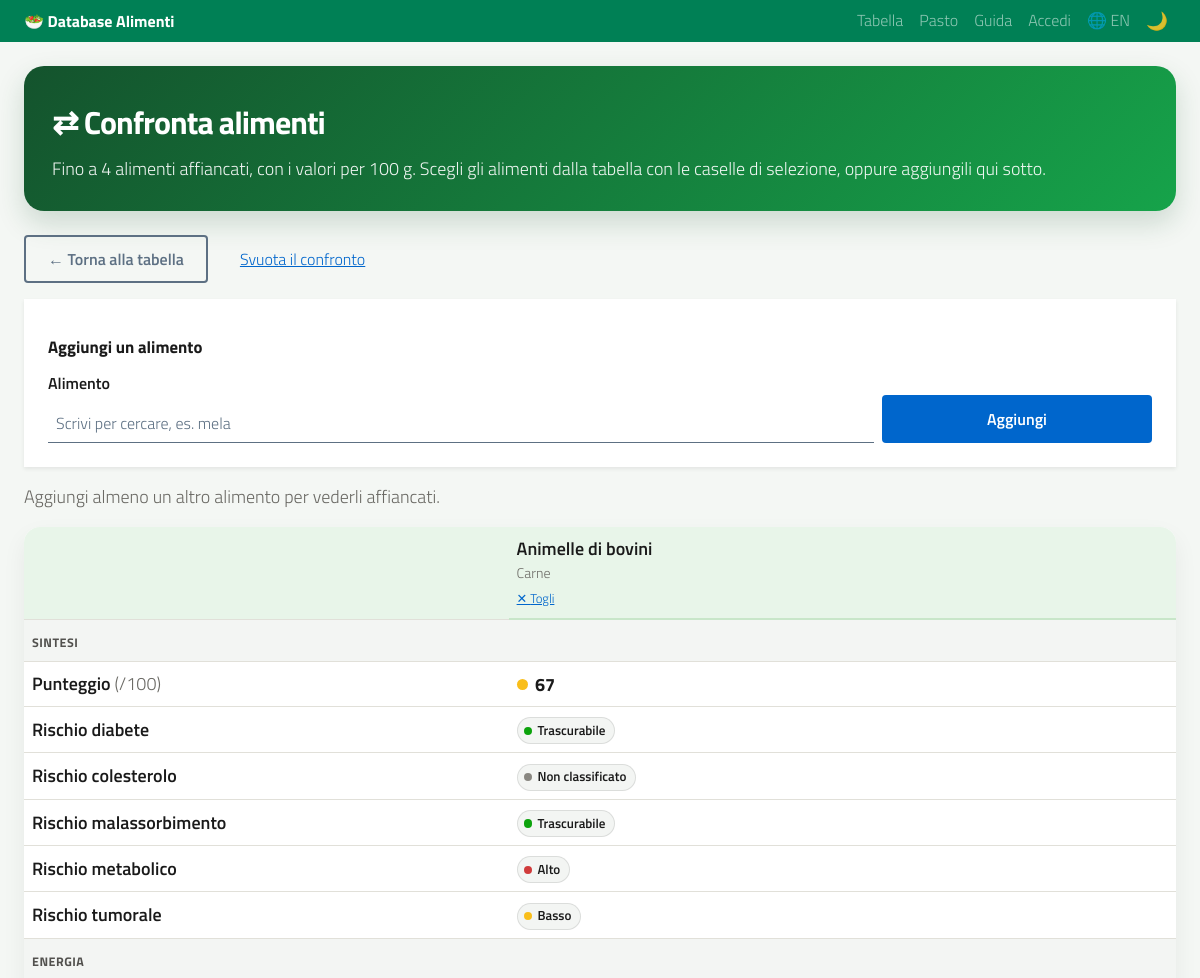
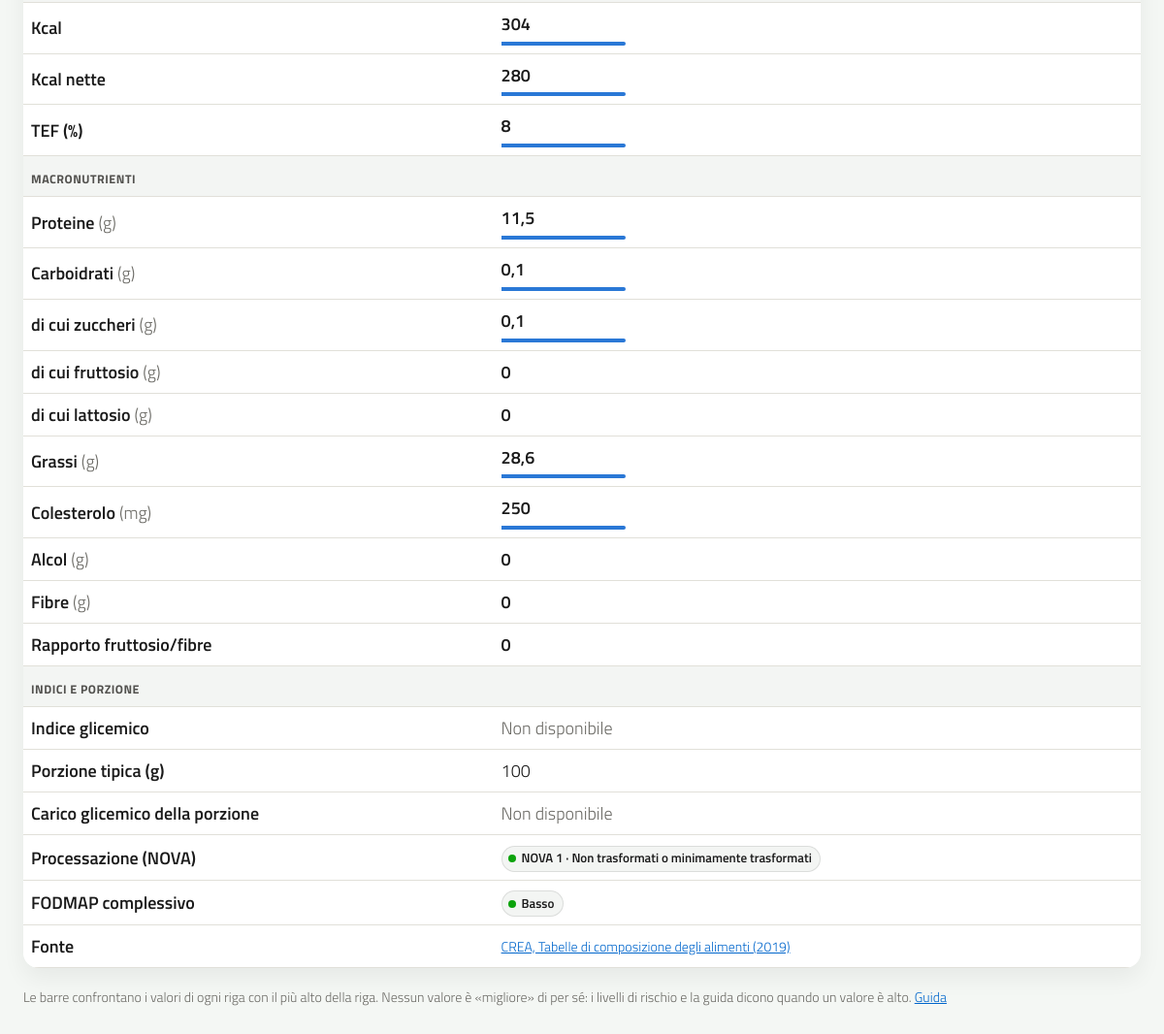
The page /confronta?id=1629 on the database as committed earlier (2 pictures, top to bottom).
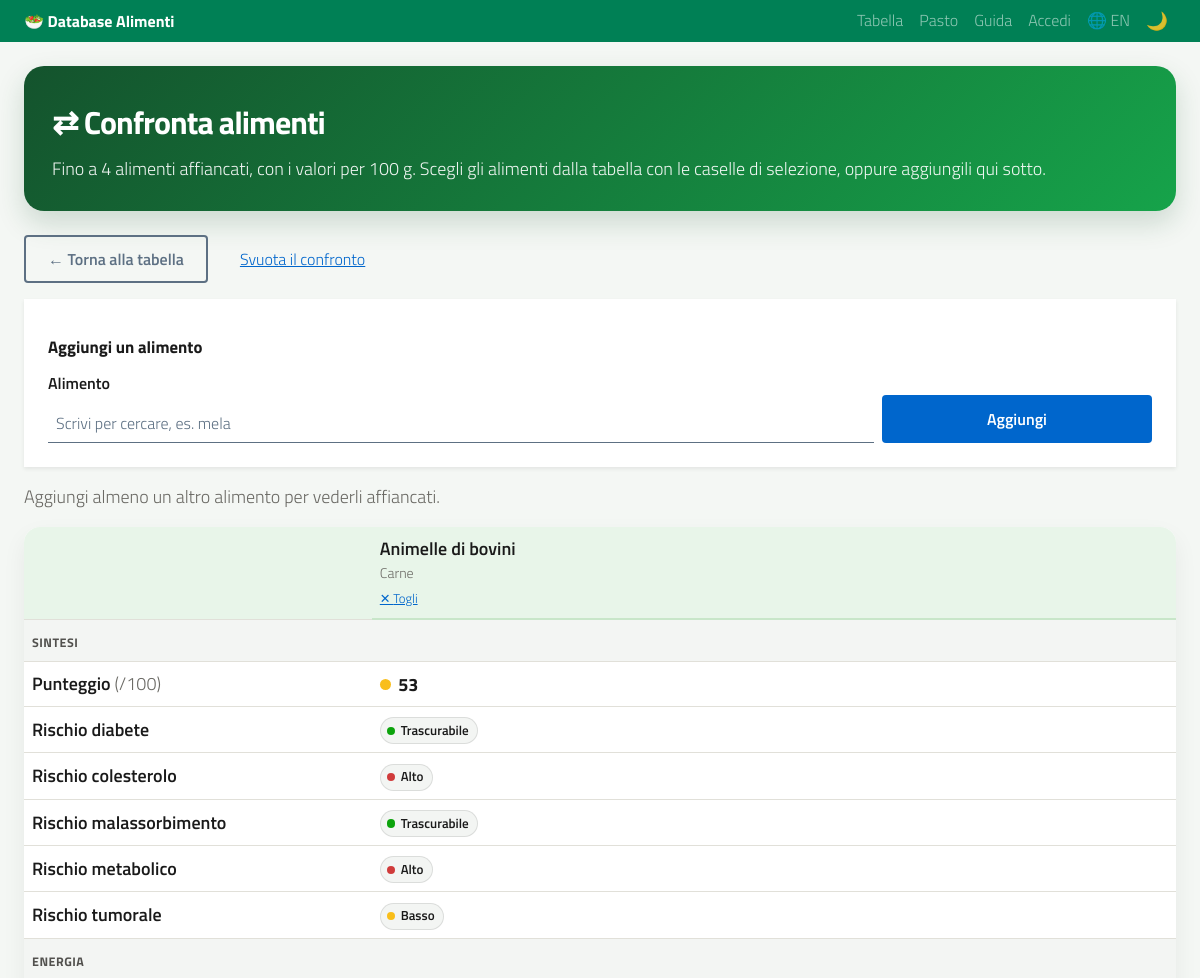
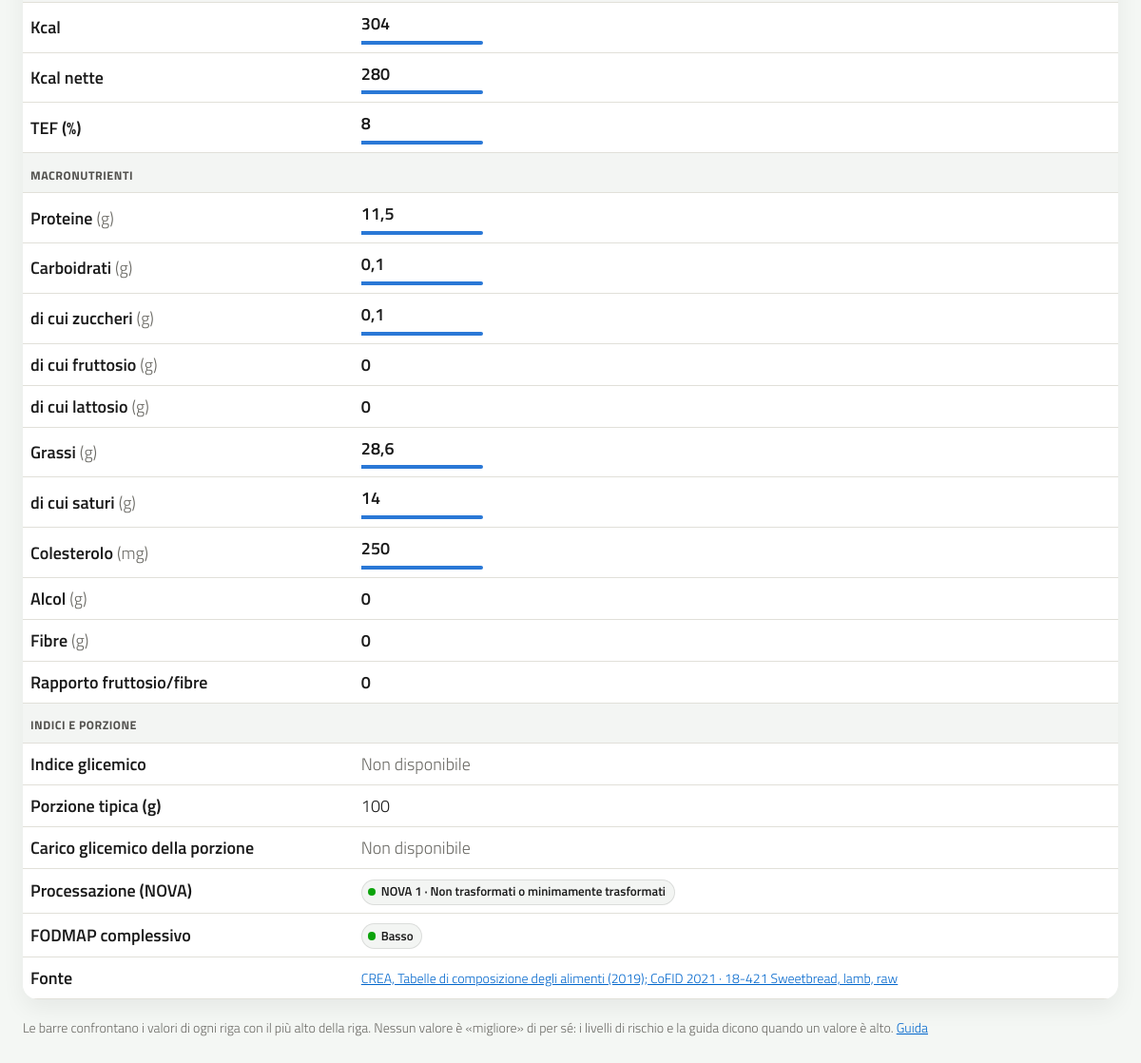
The same page on the database as committed later (2 pictures, top to bottom).
### tables this page shows
CREATE TABLE alimenti (
            id INTEGER PRIMARY KEY AUTOINCREMENT,
            alimento TEXT NOT NULL,
            categoria TEXT,

            kcal REAL DEFAULT 0,
            tef_kcal REAL DEFAULT 0,
            tef_percent REAL DEFAULT 0,
            kcal_nette REAL DEFAULT 0,

            fruttosio REAL DEFAULT 0,
            fibre REAL DEFAULT 0,
            rapporto REAL DEFAULT 0,

            rischio_malassorbimento TEXT,
            rischio_metabolico TEXT,
            rischio_tumorale TEXT,

            aggiornato_il TEXT
        , proteine REAL DEFAULT 0, carboidrati REAL DEFAULT 0, grassi REAL DEFAULT 0, url_fonte TEXT, note TEXT, rischio_diabete TEXT, rischio_colesterolo TEXT, zuccheri REAL, grassi_saturi REAL, colesterolo REAL, vitamina_a REAL, vitamina_c REAL, vitamina_d REAL, vitamina_e REAL, vitamina_b12 REAL, folati REAL, calcio REAL, ferro REAL, magnesio REAL, potassio REAL, sodio REAL, zinco REAL, indice_glicemico REAL, nova INTEGER, fodmap_fruttani TEXT, fodmap_gos TEXT, fodmap_lattosio TEXT, fodmap_fruttosio TEXT, fodmap_polioli TEXT, fonte_nutrienti TEXT, fdc_id INTEGER, codice_crea TEXT, codice_barre TEXT, porzione REAL, glucosio REAL, lattosio REAL, alcol REAL, campi_usda TEXT, codice_cofid TEXT, campi_cofid TEXT, campi_ricetta TEXT, ingredienti TEXT);

### web/pagine.py (the view, shortened to what this page needs)
@bp.route("/confronta")
def confronta() -> ResponseReturnValue:
    ids = ids_confronto(request.args.getlist("id"))
    if len(ids) > CONFRONTO_MAX:
        flash(_("Si possono confrontare al massimo %(n)d alimenti: ecco i primi %(n)d.", n=CONFRONTO_MAX), "warning")
        return redirect(url_for("pagine.confronta", id=ids[:CONFRONTO_MAX]))
    trovati = archivio.get_alimenti_per_id(ids)
    if len(trovati) < len(ids):
        flash(_("Alcuni alimenti non sono più nel database e sono stati tolti dal confronto."), "warning")
        return redirect(url_for("pagine.confronta", id=[i for i in ids if i in trovati]))
    alimenti = [trovati[i] for i in ids]
    return render_template(
        "confronto.html",
        alimenti=alimenti,
        ids=ids,
        confronto_max=CONFRONTO_MAX,
        energia=righe_numeriche(alimenti, CONFRONTO_ENERGIA),
        macro=righe_numeriche(alimenti, CONFRONTO_MACRO),
        micro=righe_numeriche(alimenti, CONFRONTO_MICRO),
        indici=[
            {
                "ig": nutrienti.livello_indice_glicemico(a.get("indice_glicemico")),
                "carico": nutrienti.carico_glicemico(a, nutrienti.porzione(a)),
                "porzione": nutrienti.porzione(a),
                "nova": nutrienti.gruppo_nova(a),
                "fodmap": nutrienti.fodmap_complessivo(a),
            }
            for a in alimenti
        ],
        etichette_rischi={campo: importazione.ETICHETTE[campo] for campo in analisi.CAMPI_RISCHIO},
        elenco=archivio.elenco_per_ricerca() if len(alimenti) < CONFRONTO_MAX else [],
    )

### templates/confronto.html (shortened to what this page needs)
{% extends "base.html" %}
{% block content %}
{% macro righe_valori(righe) %}
    {% for riga in righe %}
        <tr>
            <th scope="row">
                {{ riga.etichetta|traduci }}{% if riga.unita %} <span class="text-muted fw-normal">({{ riga.unita }})</span>{% endif %}
            </th>
            {% for valore, quota in riga.valori %}
                <td class="confronto-valore">
                    {% if valore is none %}
                        <span class="text-muted">–</span>
                    {% else %}
                        <span class="confronto-numero">{{ valore|round(riga.decimali)|numero }}</span>
                        {% if quota > 0 %}
                            <span class="confronto-barra" style="--quota: {{ '%.3f'|format(quota) }}" aria-hidden="true"></span>
                        {% endif %}
                    {% endif %}
                </td>
            {% endfor %}
        </tr>
    {% endfor %}
{% endmacro %}
{% macro intestazione_sezione(titolo) %}
    <tr class="confronto-sezione">
        <th scope="colgroup" colspan="{{ alimenti|length + 1 }}">{{ titolo }}</th>
    </tr>
{% endmacro %}
<div class="page-header">
    <h1>⇄ {{ _('Confronta alimenti') }}</h1>
    <p>
    </p>
</div>
<div class="d-flex flex-wrap gap-2 mb-3">
    <a href="{{ url_for('pagine.index') }}" class="btn btn-outline-secondary btn-sm">← {{ _('Torna alla tabella') }}</a>
    {% if alimenti %}
        <a href="{{ url_for('pagine.confronta') }}" class="btn btn-link btn-sm">{{ _('Svuota il confronto') }}</a>
    {% endif %}
</div>
{% if alimenti|length < confronto_max %}
    <section class="card card-form shadow-sm p-4 mb-3" aria-labelledby="titolo-aggiungi-confronto">
        <h2 class="grafico-titolo" id="titolo-aggiungi-confronto">{{ _('Aggiungi un alimento') }}</h2>
        <form method="get" action="{{ url_for('pagine.confronta') }}" class="row g-2 align-items-end">
            <div class="col-md-9">
                <label for="cerca-confronto" class="form-label">{{ _('Alimento') }}</label>
                <input type="text" class="form-control" id="cerca-confronto" name="cerca" list="elenco-alimenti"
                       autocomplete="off" placeholder="{{ _('Scrivi per cercare, es. mela') }}" required>
            </div>
            <div class="col-md-3">
                <button type="submit" class="btn btn-primary w-100">{{ _('Aggiungi') }}</button>
            </div>
        </form>
    </section>
{% endif %}
{% if alimenti|length < 2 %}
    <p class="text-muted">
        {% if alimenti %}
            {{ _('Aggiungi almeno un altro alimento per vederli affiancati.') }}
        {% else %}
            {{ _('Nessun alimento da confrontare.') }}
        {% endif %}
    </p>
{% endif %}
{% if alimenti %}
<section class="card table-card mb-3" aria-labelledby="titolo-confronto">
    <div class="table-responsive confronto-scorrimento">
        <table class="table align-middle mb-0 tabella-confronto" style="--colonne: {{ alimenti|length }}">
            <thead>
                <tr>
                    <td class="confronto-angolo"></td>
                    {% for a in alimenti %}
                        {% set altri = ids|reject('equalto', a.id)|list %}
                        <th scope="col" class="confronto-alimento">
                            <a class="nome-alimento" href="{{ url_for('pagine.scheda', alimento_id=a.id) }}">{{ a.alimento }}</a>
                            <small class="d-block text-muted fw-normal">{{ (a.categoria or 'Senza categoria')|traduci }}</small>
                            <a class="confronto-togli" href="{{ url_for('pagine.confronta', id=altri) }}"
                               aria-label="{{ _('Togli %(nome)s dal confronto', nome=a.alimento) }}">✕ {{ _('Togli') }}</a>
                        </th>
                    {% endfor %}
                </tr>
            </thead>
            <tbody>
                {{ intestazione_sezione(_('Sintesi')) }}
                <tr>
                    <th scope="row">{{ _('Punteggio') }} <span class="text-muted fw-normal">(/100)</span></th>
                    {% for a in alimenti %}
                        <td>
                            {% if a.punteggio is not none %}
                                {% set liv = livello_punteggio(a.punteggio) %}
                                <span class="punteggio stato-{{ liv.stato }}" title="{{ _('Livello medio: %(livello)s', livello=liv.etichetta|traduci) }}">{{ a.punteggio }}</span>
                            {% else %}
                                <span class="text-muted">–</span>
                            {% endif %}
                        </td>
                    {% endfor %}
                </tr>
                {% for campo, etichetta in rischi_elenco %}
                    <tr>
                        <th scope="row">{{ etichette_rischi[campo]|traduci }}</th>
                        {% for a in alimenti %}
                            <td>
                                {% if a[campo] %}
                                    <span class="badge-risk stato-{{ stato_rischio(a[campo]) }}">{{ a[campo]|traduci }}</span>
                                {% else %}
                                    <span class="badge-risk stato-nd">{{ _('Non classificato') }}</span>
                                {% endif %}
                            </td>
                        {% endfor %}
                    </tr>
                {% endfor %}
                {% if energia %}
                    {{ intestazione_sezione(_('Energia')) }}
                    {{ righe_valori(energia) }}
                {% endif %}
                {% if macro %}
                    {{ intestazione_sezione(_('Macronutrienti')) }}
                    {{ righe_valori(macro) }}
                {% endif %}
                {{ intestazione_sezione(_('Indici e porzione')) }}
                <tr>
                    <th scope="row">{{ _('Indice glicemico') }}</th>
                    {% for a in alimenti %}
                        {% set ig = indici[loop.index0].ig %}
                        <td>
                            {% if ig %}
                                <span class="badge-risk stato-{{ ig.stato }}">{{ a.indice_glicemico|numero }} · {{ ig.etichetta|traduci }}</span>
                            {% else %}
                                <span class="text-muted">{{ _('Non disponibile') }}</span>
                            {% endif %}
                        </td>
                    {% endfor %}
                </tr>
                <tr>
                    <th scope="row">{{ _('Porzione tipica (g)') }}</th>
                    {% for a in alimenti %}
                        <td>{{ indici[loop.index0].porzione|numero }}</td>
                    {% endfor %}
                </tr>
                <tr>
                    <th scope="row">{{ _('Carico glicemico della porzione') }}</th>
                    {% for a in alimenti %}
                        {% set carico = indici[loop.index0].carico %}
                        <td>
                            {% if carico is not none %}
                                {% set liv_cg = nutrienti.livello_carico_glicemico(carico) %}
                                <span class="badge-risk stato-{{ liv_cg.stato }}">{{ carico|numero }} · {{ liv_cg.etichetta|traduci }}</span>
                            {% else %}
                                <span class="text-muted">{{ _('Non disponibile') }}</span>
                            {% endif %}
                        </td>
                    {% endfor %}
                </tr>
                <tr>
                    <th scope="row">{{ _('Processazione (NOVA)') }}</th>
                    {% for a in alimenti %}
                        {% set nova = indici[loop.index0].nova %}
                        <td>
                            {% if nova %}
                                <span class="badge-risk stato-{{ nova.stato }}">NOVA {{ nova.gruppo }} · {{ nova.etichetta|traduci }}</span>
                            {% else %}
                                <span class="text-muted">{{ _('Non disponibile') }}</span>
                            {% endif %}
                        </td>
                    {% endfor %}
                </tr>
                <tr>
                    <th scope="row">{{ _('FODMAP complessivo') }}</th>
                    {% for a in alimenti %}
                        {% set fodmap = indici[loop.index0].fodmap %}
                        <td>
                            {% if fodmap %}
                                <span class="badge-risk stato-{{ fodmap.stato }}">{{ fodmap.etichetta|traduci }}</span>
                            {% else %}
                                <span class="text-muted">{{ _('Non classificato') }}</span>
                            {% endif %}
                        </td>
                    {% endfor %}
                </tr>
                <tr>
                    <th scope="row">{{ _('Fonte') }}</th>
                    {% for a in alimenti %}
                        <td class="small">
                            {% if a.url_fonte %}
                                <a href="{{ a.url_fonte }}" target="_blank" rel="noopener noreferrer">{{ a.fonte_nutrienti or a.url_fonte }}</a>
                            {% else %}
                                {{ a.fonte_nutrienti or '–' }}
                            {% endif %}
                        </td>
                    {% endfor %}
                </tr>
            </tbody>
        </table>
    </div>
</section>
<p class="small text-muted">
    {{ _('Le barre confrontano i valori di ogni riga con il più alto della riga. Nessun valore è «migliore» di per sé: i livelli di rischio e la guida dicono quando un valore è alto.') }}
    <a href="{{ url_for('pagine.guida') }}">{{ _('Guida') }}</a>
</p>
{% endif %}
{% endblock %}

Rows that differ between the two databases and show on the page:
now on one of the page's lists (row edited): alimenti: grassi_saturi "14"
changed alimenti "Animelle di bovini": punteggio "67" → "53"; rischio_colesterolo empty → "Alto" (drawn); fonte_nutrienti "CREA, Tabelle di composizione degli alimenti (2019)" → "CREA, Tabelle di composizione degli alimenti (2019); CoFID 2021 · 18-421 Sweetbread, lamb, raw"
Other text that changed with them:
list line gone: "Non classificato"
new list line: "Alto"
new list line: "di cui saturi ( g )"
